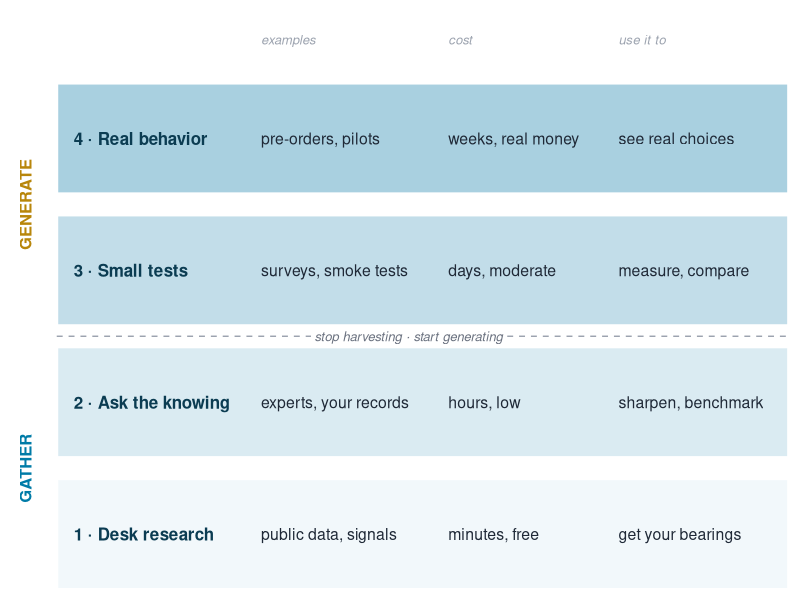

The R script that drew this image:
## ---- chunk 1
#| label: fig-evidence-ladder
#| fig-cap: "The evidence ladder. Rungs climb from cheap and weak at the bottom to costly and strong at the top. The lower rungs *gather* evidence that already exists; the upper rungs *generate* evidence you have to make. Climb only as high as the decision is worth."
#| echo: false
#| fig-width: 8
#| fig-height: 3.5
#| out-width: "760px"
library(ggplot2)
rungs <- data.frame(
  y = 1:4,
  name = c("1 · Desk research", "2 · Ask the knowing", "3 · Small tests", "4 · Real behavior"),
  ex   = c("public data, signals", "experts, your records",
           "surveys, smoke tests", "pre-orders, pilots"),
  cost = c("minutes, free", "hours, low", "days, moderate", "weeks, real money"),
  use  = c("get your bearings", "sharpen, benchmark", "measure, compare", "see real choices")
)
ggplot(rungs) +
  geom_rect(aes(xmin = 0, xmax = 12.9, ymin = y - 0.42, ymax = y + 0.42, fill = y),
            color = "white", linewidth = 1) +
  scale_fill_gradient(low = "#F2F8FB", high = "#A9D0E0", guide = "none") +
  geom_text(aes(x = 0.3, y = y, label = name), hjust = 0, fontface = 2,
            size = 4.3, color = "#0B3C52") +
  geom_text(aes(x = 3.6, y = y, label = ex), hjust = 0, size = 4.0, color = "#1F2937") +
  geom_text(aes(x = 6.9, y = y, label = cost), hjust = 0, size = 4.0, color = "#1F2937") +
  geom_text(aes(x = 9.9, y = y, label = use), hjust = 0, size = 4.0, color = "#1F2937") +
  annotate("text", x = 3.6, y = 4.75, label = "examples", hjust = 0, fontface = 3,
           size = 3.3, color = "#9CA3AF") +
  annotate("text", x = 6.9, y = 4.75, label = "cost", hjust = 0, fontface = 3,
           size = 3.3, color = "#9CA3AF") +
  annotate("text", x = 9.9, y = 4.75, label = "use it to", hjust = 0, fontface = 3,
           size = 3.3, color = "#9CA3AF") +
  annotate("segment", x = 0, xend = 12.9, y = 2.5, yend = 2.5,
           linetype = "dashed", color = "#9CA3AF") +
  annotate("label", x = 6.2, y = 2.5, label = "stop harvesting · start generating",
           size = 3.3, fontface = 3, color = "#6B7280", fill = "white", label.size = 0) +
  annotate("text", x = -0.55, y = 1.5, label = "GATHER", angle = 90, fontface = 2,
           size = 4.2, color = "#007BA7") +
  annotate("text", x = -0.55, y = 3.5, label = "GENERATE", angle = 90, fontface = 2,
           size = 4.2, color = "#B8860B") +
  coord_cartesian(xlim = c(-1.0, 13.1), ylim = c(0.5, 5.05), expand = FALSE) +
  theme_void()
